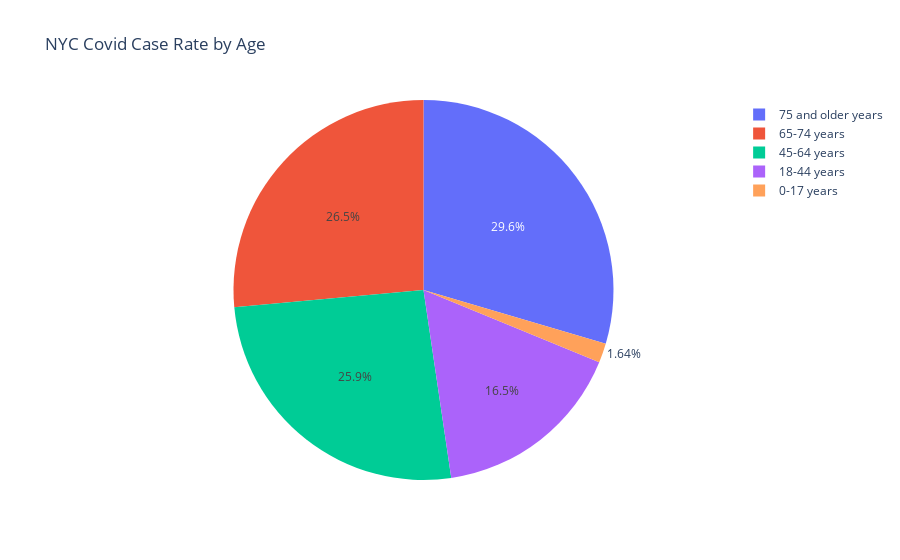

The notebook cell this image was saved under:
### Code cell
plot_pie(mod_ba, "COVID_CASE_RATE","AGE_GROUP", "NYC Covid Case Rate by Age")

### Figure 1 — Plotly figure (JSON) as saved in the notebook; plotly's stock layout.template omitted (floating-point values rounded to 4 significant figures)
{"data": [{"domain": {"x": [0, 1], "y": [0, 1]}, "hovertemplate": "AGE_GROUP=%{label}<br>COVID_CASE_RATE=%{value}<extra></extra>", "labels": ["0-17 years", "18-44 years", "45-64 years", "65-74 years", "75 and older years"], "legendgroup": "", "name": "", "showlegend": true, "type": "pie", "values": [120.3, 1205.0, 1895.0, 1937.0, 2165.0]}], "layout": {"legend": {"tracegroupgap": 0}, "title": {"text": "NYC Covid Case Rate by Age"}}}
